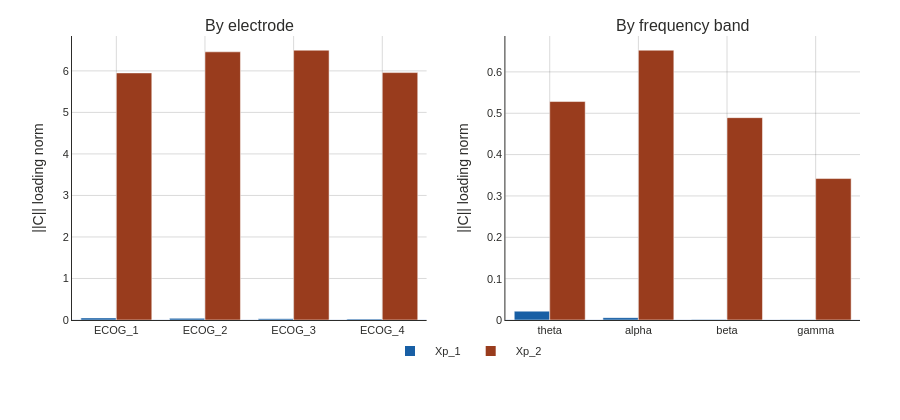

The cell this chart's notebook holds for it:
### Markdown cell above
## 7. C and Cz matrix loadings (PSID only)

- **C matrix** (observation): maps latent states to neural observations ($y_t = C x_t$).
  Loading norms show which neural channels/bands are captured by each subspace.
- **Cz matrix** (behavioral output): maps latent states to behavior ($z_t = C_z x_t$).
  If $\|C_z[:, n_1:]\| \approx 0$, behavioral prediction comes entirely from Xp_1.

### Code cell
for label, d in data.items():
    c_info = c_matrix_analysis(d["model_both"], d["n1"], d["neural_channels"])
    d["c_matrix"] = c_info

    # Cz summary
    ratio = c_info["cz_xp1"] / c_info["cz_xp2"] if c_info["cz_xp2"] > 0 else float("inf")
    print(f"{label}: Cz norms Xp_1={c_info['cz_xp1']:.4f}, Xp_2={c_info['cz_xp2']:.4f} ({ratio:.1f}x)")

    # Bar chart: C loadings by electrode and frequency band. Drop subplot titles.
    fig = make_subplots(rows=1, cols=2, horizontal_spacing=0.14)

    electrodes = list(c_info["by_electrode"].keys())
    xp1_vals = [c_info["by_electrode"][e]["xp1"] for e in electrodes]
    xp2_vals = [c_info["by_electrode"][e]["xp2"] for e in electrodes]
    fig.add_trace(go.Bar(x=electrodes, y=xp1_vals, name="Xp_1 (behavioural)",
                          marker_color=COLOR_XP1), row=1, col=1)
    fig.add_trace(go.Bar(x=electrodes, y=xp2_vals, name="Xp_2 (non-behavioural)",
                          marker_color=COLOR_XP2), row=1, col=1)

    bands = list(c_info["by_band"].keys())
    xp1_b = [c_info["by_band"][b]["xp1"] for b in bands]
    xp2_b = [c_info["by_band"][b]["xp2"] for b in bands]
    fig.add_trace(go.Bar(x=bands, y=xp1_b, name="Xp_1 (behavioural)",
                          marker_color=COLOR_XP1, showlegend=False), row=1, col=2)
    fig.add_trace(go.Bar(x=bands, y=xp2_b, name="Xp_2 (non-behavioural)",
                          marker_color=COLOR_XP2, showlegend=False), row=1, col=2)

    fig.update_yaxes(title_text="\u2016C\u2016 loading norm (sum)", row=1, col=1)
    fig.update_yaxes(title_text="\u2016C\u2016 loading norm (mean)", row=1, col=2)
    fig.update_xaxes(title_text="electrode", row=1, col=1)
    fig.update_xaxes(title_text="frequency band keyword", row=1, col=2)
    apply_thesis_style(fig, ThesisTheme.LIGHT, height=460,
                        margin=dict(l=80, r=24, t=24, b=80), legend_y=-0.22)
    fig.update_layout(width=900, barmode="group")
    fig.write_image(str(OUT / f'c_matrix_{label.replace(" ", "_")}.png'),
                    width=900, height=460, scale=2)
    fig.show()
    print(
        f"PSID C matrix loading norms for {label}: how strongly each neural electrode/band "
        f"projects onto the behavioural (Xp_1, blue) vs non-behavioural (Xp_2, brown) subspace. "
        f"Cz norms: Xp_1={c_info['cz_xp1']:.4f}, Xp_2={c_info['cz_xp2']:.4f} ({ratio:.1f}x ratio). "
        f"Large Xp_1/Xp_2 Cz ratio confirms behavioural readout comes from the behavioural subspace."
    )

### Figure 1 — Plotly figure (JSON) as saved in the notebook; plotly's stock layout.template omitted (floating-point values rounded to 4 significant figures)
{"data": [{"marker": {"color": "#185FA5"}, "name": "Xp_1", "type": "bar", "x": ["ECOG_1", "ECOG_2", "ECOG_3", "ECOG_4"], "xaxis": "x", "y": [0.05009, 0.04103, 0.02988, 0.02149], "yaxis": "y"}, {"marker": {"color": "#993C1D"}, "name": "Xp_2", "type": "bar", "x": ["ECOG_1", "ECOG_2", "ECOG_3", "ECOG_4"], "xaxis": "x", "y": [5.951, 6.459, 6.498, 5.959], "yaxis": "y"}, {"marker": {"color": "#185FA5"}, "name": "Xp_1", "showlegend": false, "type": "bar", "x": ["theta", "alpha", "beta", "gamma"], "xaxis": "x2", "y": [0.02141, 0.005685, 0.001223, 0.0004041], "yaxis": "y2"}, {"marker": {"color": "#993C1D"}, "name": "Xp_2", "showlegend": false, "type": "bar", "x": ["theta", "alpha", "beta", "gamma"], "xaxis": "x2", "y": [0.5283, 0.6525, 0.4893, 0.3421], "yaxis": "y2"}], "layout": {"annotations": [{"font": {"size": 16}, "showarrow": false, "text": "By electrode", "x": 0.225, "xanchor": "center", "xref": "paper", "y": 1.0, "yanchor": "bottom", "yref": "paper"}, {"font": {"size": 16}, "showarrow": false, "text": "By frequency band", "x": 0.775, "xanchor": "center", "xref": "paper", "y": 1.0, "yanchor": "bottom", "yref": "paper"}], "barmode": "group", "font": {"color": "#2C2C2A", "family": "Arial, Helvetica, sans-serif", "size": 12}, "height": 420, "hovermode": "x unified", "legend": {"bgcolor": "rgba(0,0,0,0)", "font": {"size": 11}, "itemsizing": "constant", "itemwidth": 40, "orientation": "h", "tracegroupgap": 8, "x": 0.5, "xanchor": "center", "y": -0.16, "yanchor": "bottom"}, "margin": {"b": 100, "l": 72, "r": 40, "t": 36}, "paper_bgcolor": "#FFFFFF", "plot_bgcolor": "#FFFFFF", "showlegend": true, "width": 900, "xaxis": {"anchor": "y", "domain": [0.0, 0.45], "gridcolor": "rgba(0,0,0,0.15)", "linecolor": "#2C2C2A", "linewidth": 1, "mirror": false, "showgrid": true, "showline": true, "tickfont": {"size": 11}}, "xaxis2": {"anchor": "y2", "domain": [0.55, 1.0], "gridcolor": "rgba(0,0,0,0.15)", "linecolor": "#2C2C2A", "linewidth": 1, "mirror": false, "showgrid": true, "showline": true, "tickfont": {"size": 11}}, "yaxis": {"anchor": "x", "domain": [0.0, 1.0], "gridcolor": "rgba(0,0,0,0.15)", "linecolor": "#2C2C2A", "linewidth": 1, "mirror": false, "showgrid": true, "showline": true, "tickfont": {"size": 11}, "title": {"text": "||C|| loading norm"}}, "yaxis2": {"anchor": "x2", "domain": [0.0, 1.0], "gridcolor": "rgba(0,0,0,0.15)", "linecolor": "#2C2C2A", "linewidth": 1, "mirror": false, "showgrid": true, "showline": true, "tickfont": {"size": 11}, "title": {"text": "||C|| loading norm"}}}}
